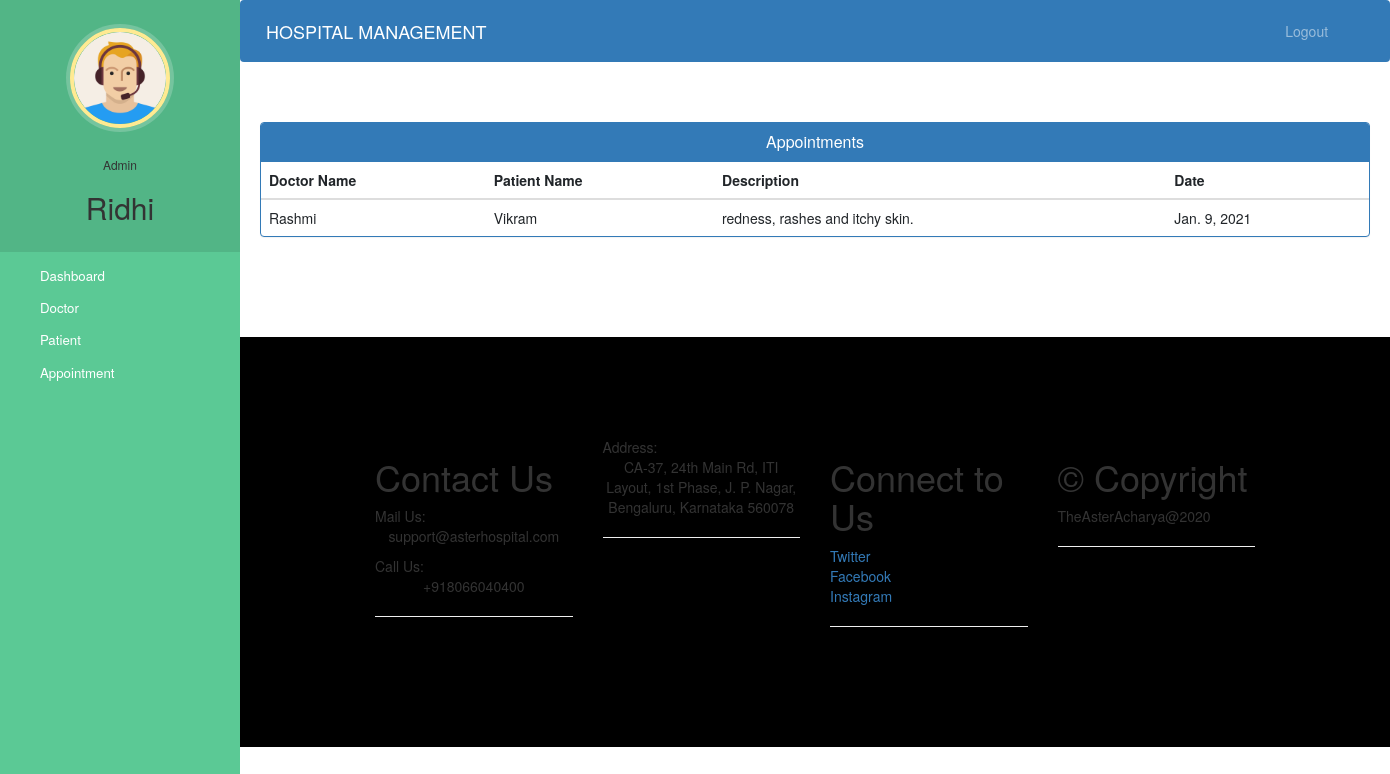
/admin-view-appointment (signed in), run on the app's committed database.
### hospital/models.py (models this page shows)
class Appointment(models.Model):
    patientId=models.PositiveIntegerField(null=True)
    doctorId=models.PositiveIntegerField(null=True)
    patientName=models.CharField(max_length=40,null=True)
    doctorName=models.CharField(max_length=40,null=True)
    appointmentDate=models.DateField(auto_now=True)
    description=models.TextField(max_length=500)
    status=models.BooleanField(default=False)

### hospital/views.py (the view)
# urls.py: path('admin-view-appointment', views.admin_view_appointment_view,name='admin-view-appointment'),
@login_required(login_url='adminlogin')
@user_passes_test(is_admin)
def admin_view_appointment_view(request):
    appointments=models.Appointment.objects.all().filter(status=True)
    return render(request,'hospital/admin_view_appointment.html',{'appointments':appointments})

### hospital/views.py (called while the page is built)
def is_admin(user):
    return user.groups.filter(name='ADMIN').exists()

### templates/hospital/admin_view_appointment.html (shortened to what this page needs)
{% extends 'hospital/admin_base.html' %}
{% block content %}
<head>
  <link href="//netdna.bootstrapcdn.com/bootstrap/3.0.0/css/bootstrap.min.css" rel="stylesheet" id="bootstrap-css">
</head>
<div class="container">
  <div class="panel panel-primary">
    <div class="panel-heading">
      <h6 class="panel-title">Appointments</h6>
    </div>
    <table class="table table-hover" id="dev-table">
      <thead>
        <tr>
          <th>Doctor Name</th>
          <th>Patient Name</th>
          <th>Description</th>
          <th>Date</th>
        </tr>
      </thead>
      {% for a in appointments %}
      <tr>
        <td> {{a.doctorName}}</td>
        <td>{{a.patientName}}</td>
        <td>{{a.description}}</td>
        <td>{{a.appointmentDate}}</td>
      </tr>
      {% endfor %}
    </table>
  </div>
</div>
{% endblock content %}

### templates/hospital/admin_base.html (shortened to what this page needs)
<!DOCTYPE html>
{% load static %}
<html lang="en">
<head>
  <link rel="stylesheet" href="https://stackpath.bootstrapcdn.com/bootstrap/4.3.1/css/bootstrap.min.css">
  <link rel="stylesheet" href="https://maxcdn.bootstrapcdn.com/font-awesome/4.7.0/css/font-awesome.min.css">
  <link rel="stylesheet" href="{% static '/style.css' %}">
</head>
<body>
  <nav class="menu" tabindex="0">
    <header class="avatar">
      <img src="{% static "images/adminpropic.png" %}" />
      <br><br>
      <h6>Admin</h6>
      <h2>{{request.user.first_name}}</h2>
    </header>
    <ul>
      <li tabindex="0" class="icon-dashboard"> <a style="color:white; text-decoration:none;" href="/admin-dashboard"><span>Dashboard</span></a> </li>
      <li tabindex="0" class="icon-customers"> <a style="color:white; text-decoration:none;" href="/admin-doctor"><span>Doctor</span></a></li>
      <li tabindex="0" class="icon-users"> <a style="color:white; text-decoration:none;" href="/admin-patient"><span>Patient</span></a></li>
      <li tabindex="0" class="icon-calendar"> <a style="color:white; text-decoration:none;" href="/admin-appointment"><span>Appointment</span></a></li>
    </ul>
  </nav>
  <main>
    <div class="bs-example">
      <nav class="navbar navbar-expand-md  navbar-dark fixed-top" style="background:#337AB7;">
        <a href="/admin-dashboard" class="navbar-brand">HOSPITAL MANAGEMENT</a>
        <div class="collapse navbar-collapse justify-content-between" id="navbarCollapse">
          <div class="navbar-nav" style=" margin-left: 90%;">
            <a href="/logout" class="nav-item nav-link">Logout</a>
          </div>
        </div>
      </nav>
    </div>
    <br><br>
    {% block content %}
    {% endblock content %}
    <br><br><br><br>
    <footer>
      <div class="container">
        <div class="row">
      <section id="Contact" class="col-12 col-sm-6 col-md-4 col-lg-3">
        <h1>Contact Us</h1>
          <span>Mail Us:</span><br>
        <p>support@asterhospital.com</p>
        <span>Call Us:</span><br>
          <p>+918066040400</p><hr>
      </section>
      <section id="Store" class="col-12 col-sm-6 col-md-4 col-lg-3">
        <span>Address:</span><br>
          <p>CA-37, 24th Main Rd, ITI Layout, 1st Phase, J. P. Nagar, Bengaluru, Karnataka 560078</p><hr>
      </section>
      <section id="Connect" class="col-12 col-sm-6 col-md-4 col-lg-3">
        <h1>Connect to Us</h1>
          <span><a href="#">Twitter</a></span><br>
          <span><a href="#">Facebook</a></span><br>
          <span><a href="#">Instagram</a></span><br><hr>
      </section>
      <section id="Connect" class="col-12 col-sm-6 col-md-4 col-lg-3">
        <h1>&copy; Copyright</h1>
          <span>TheAsterAcharya@2020</span><br><hr>
      </section>
        </div>
      </div>
    </footer>
  </main>
</body>
</html>

### static/style.css (style rules this page uses)
body { padding-left: 240px; }
main { position: relative; height: 100vh; }
.menu { background: #5bc995; height: 100vh; width: 240px; position: fixed; top: 0px; left: 0; z-index: 5; outline: none; }
.menu .avatar { background: rgba(0, 0, 0, 0.1); padding: 2em 0.5em; text-align: center; }
.menu .avatar img { width: 100px; border-radius: 50%; overflow: hidden; border: 4px solid #ffea92; box-shadow: 0 0 0 4px rgba(255, 255, 255, 0.2); }
.menu .avatar h2 { font-weight: normal; margin-bottom: 0; }
.menu ul { list-style: none; padding: 0.5em 0; margin: 0; }
.menu ul li { padding: 0.5em 1em 0.5em 3em; font-size: 0.95em; font-weight: regular; background-repeat: no-repeat; background-position: left 15px center; background-size: auto 20px; transition: all 0.15s linear; cursor: pointer; }
.menu ul li.icon-dashboard { background-image: url("http://www.entypo.com/images//gauge.svg"); }
.menu ul li.icon-customers { background-image: url("http://www.entypo.com/images//briefcase.svg"); }
.menu ul li.icon-users { background-image: url("http://www.entypo.com/images//users.svg"); }
.menu ul li.icon-calendar { background-image: url("http://www.entypo.com/images//calendar.svg"); }

### templates/hospital/admin_base.html (style rules this page uses)
a:link { text-decoration: none; }
a { color: white; }
footer { padding: 0px 0px 0px 0px; background-color: black; margin: 0px; }
p { text-align: center; }
body { padding-left: 240px; }
main { position: relative; height: 100vh; }
.menu { background: #5bc995; height: 100vh; width: 240px; position: fixed; top: 0px; left: 0; z-index: 5; outline: none; }
.menu .avatar { background: rgba(0, 0, 0, 0.1); padding: 2em 0.5em; text-align: center; }
.menu .avatar img { width: 100px; border-radius: 50%; overflow: hidden; border: 4px solid #ffea92; box-shadow: 0 0 0 4px rgba(255, 255, 255, 0.2); }
.menu .avatar h2 { font-weight: normal; margin-bottom: 0; }
.menu ul { list-style: none; padding: 0.5em 0; margin: 0; }
.menu ul li { padding: 0.5em 1em 0.5em 3em; font-size: 0.95em; font-weight: regular; background-repeat: no-repeat; background-position: left 15px center; background-size: auto 20px; transition: all 0.15s linear; cursor: pointer; }
.menu ul li.icon-dashboard { background-image: url("http://www.entypo.com/images//gauge.svg"); }
.menu ul li.icon-customers { background-image: url("http://www.entypo.com/images//briefcase.svg"); }
.menu ul li.icon-users { background-image: url("http://www.entypo.com/images//users.svg"); }
.menu ul li.icon-calendar { background-image: url("http://www.entypo.com/images//calendar.svg"); }

### templates/hospital/admin_view_appointment.html (style rules this page uses)
a:link { text-decoration: none; }
h6 { text-align: center; }
.row { margin: 100px; }

### data on the page
Appointment: doctorName "Rashmi", patientName "Vikram", description "redness, rashes and itchy skin.", appointmentDate "Jan. 9, 2021"

### other printed values
{{ request.user.first_name }} "Ridhi"
